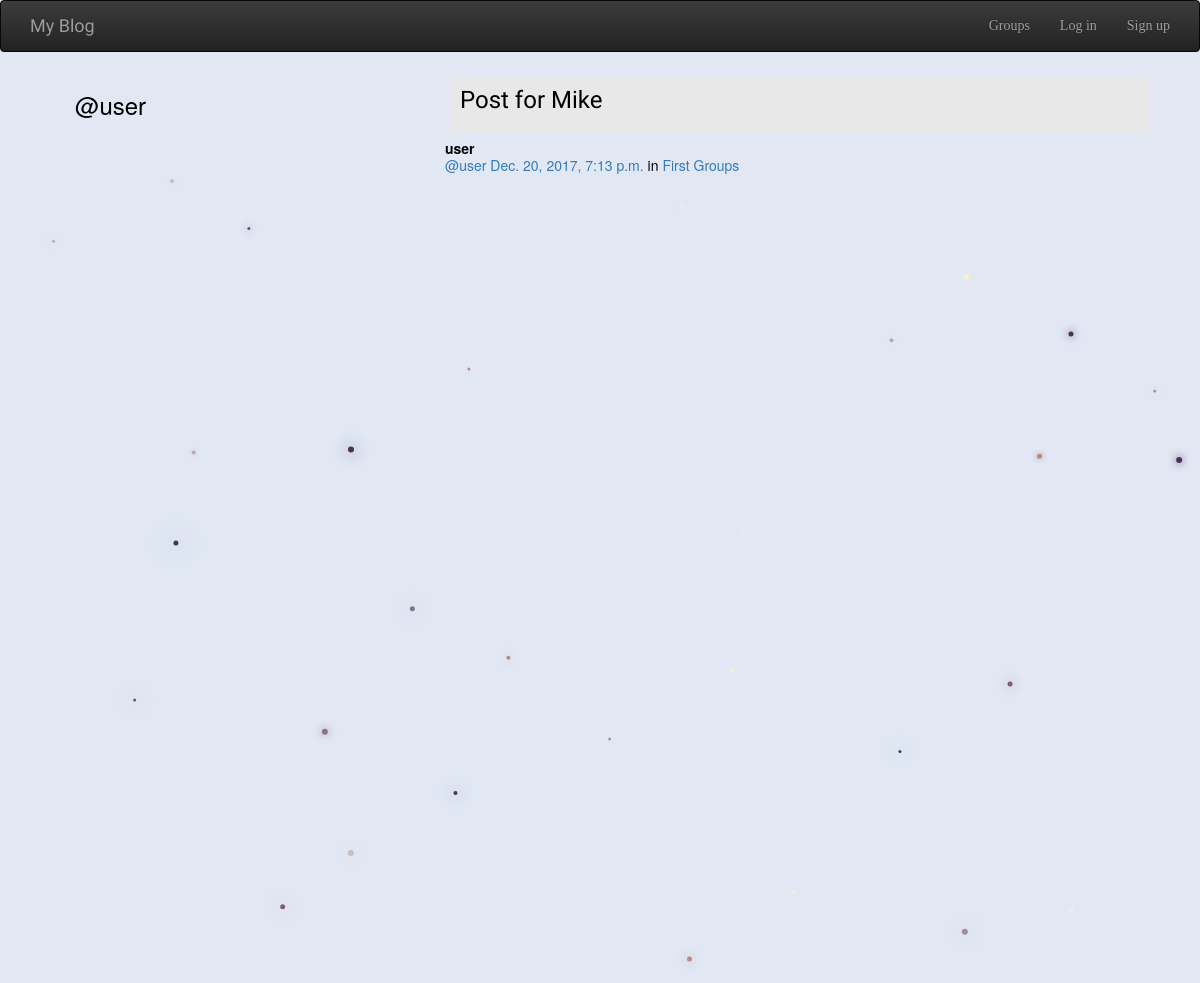
Before: /posts/by/user/ with the older database file.
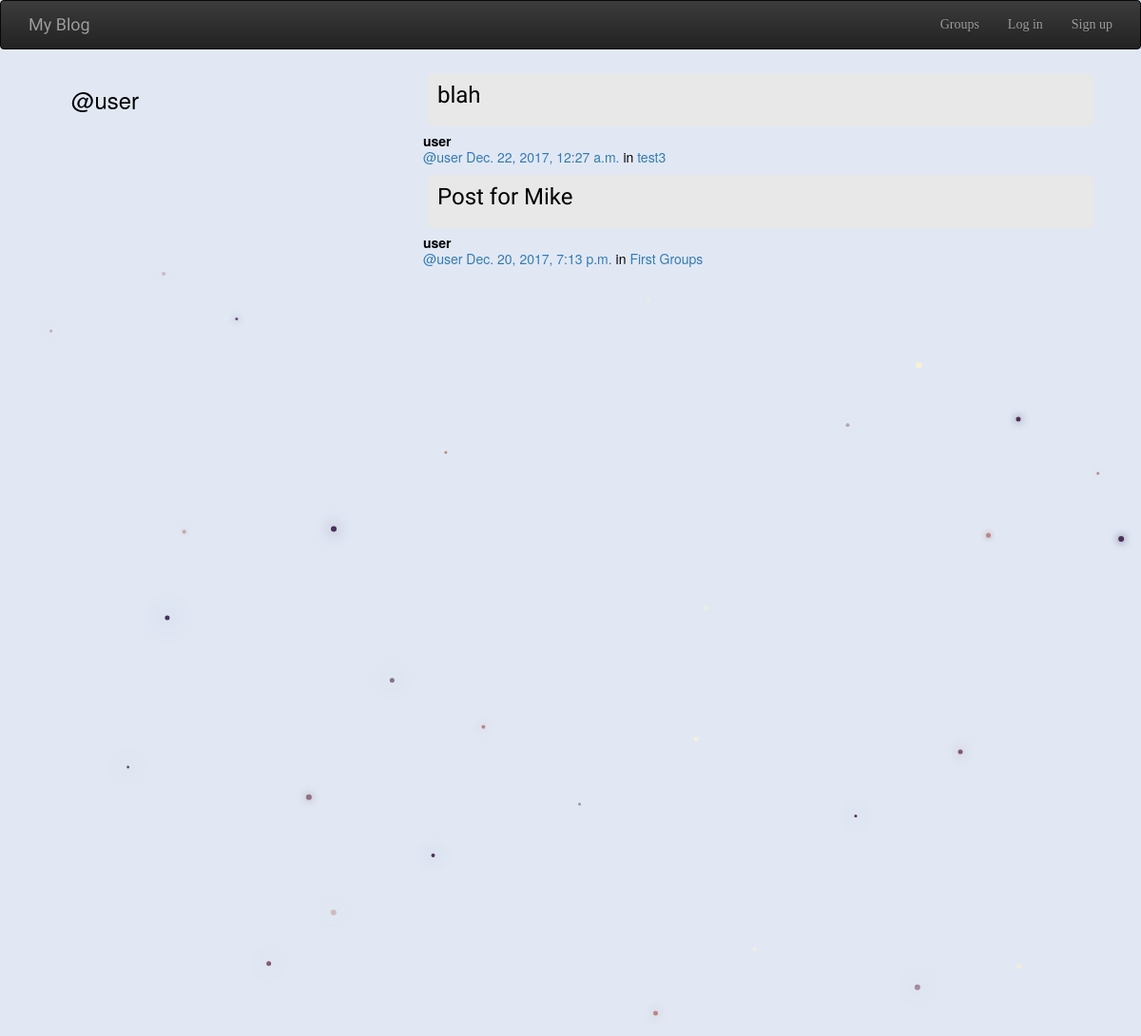
After: the same page with the newer database file.
### posts/models.py (models this page shows, shortened)
class Post(models.Model):
    user = models.ForeignKey(User, related_name='posts')
    created_at = models.DateTimeField(auto_now=True)
    message = models.TextField()
    message_html = models.TextField(editable=False)
    group = models.ForeignKey(Group, related_name='posts', null=True, blank=True)
    class Meta:
        ordering = ['-created_at']
        unique_together = ['user', 'message']

### groups/models.py (models this page shows, shortened)
class Group(models.Model):
    name = models.CharField(max_length=255, unique = True)
    slug = models.SlugField(allow_unicode = True, unique = True)
    description = models.TextField(blank = True, default='')
    description_html = models.TextField(editable=False, default='', blank=True)
    members = models.ManyToManyField(User, through= 'GroupMember')
    class Meta:
        ordering = ['name']

### posts/views.py (the view)
# urls.py: url(r"by/(?P<username>[-\w]+)/$",views.UserPosts.as_view(),name="for_user"),
class UserPosts(generic.ListView):
    model = models.Post
    template_name = 'posts/user_post_list.html'
    def get_queryset(self):
        try:
            self.post_user = User.objects.prefetch_related("posts").get(
                username__iexact=self.kwargs.get("username")
            )
        except User.DoesNotExist:
            raise Http404
        else:
            return self.post_user.posts.all()
    def get_context_data(self, **kwargs):
        context = super().get_context_data(**kwargs)
        context ['post_user'] = self.post_user
        return context

### posts/templates/posts/user_post_list.html (shortened to what this page needs)
{% extends 'posts/post_base.html' %}
{% block prepost %}
    <div class="col-md-4">
        <h3>@{{post_user.username}}</h3>
    </div>
{% endblock prepost %}
{% block post_content %}
    <div class="col-md-8">
        {% for post in post_list %}
        {% include 'posts/_post.html' %}
        {% endfor %}
    </div>
{% endblock post_content %}

### posts/templates/posts/_post.html (shortened to what this page needs)
<div class="post-media">
    <h3 class="post-message">{{post.message_html|safe}}</h3>
    <div class="media-body">
        <strong>{{post.user.username}}</strong>
        <h5 class="media-heading">
            <span class="username">
                <a href="{% url 'posts:for_user' username=post.user.username%}">@{{post.user.username}}</a>
            </span>
            <time class="time" >
                <a href="{% url 'posts:single' username=post.user.username pk=post.pk %}">{{post.created_at}}</a>
            </time>
            {% if post.group %}
            <span class="group-name" >in <a href="{% url 'groups:single' slug=post.group.slug %}">{{post.group.name}}</a> </span>
            {% endif %}
        </h5>
    </div>
</div>

Changed rows visible on the page:
added Post: message_html "blah", user.username "user", created_at "Dec. 22, 2017, 12:27 a.m.", group.name "test3"
